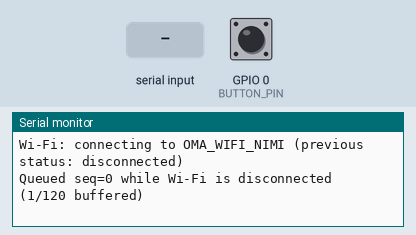
Recording of a sketch running on a simulated ESP8266 (NodeMCU). Shown: the last lines printed to the serial monitor. The inputs (shaded band) are chosen by the test bench; at power-on: GPIO 0 (BUTTON_PIN) HIGH. WiFi joins after 1.5 s; servers stay silent unless stated; uploads are accepted with an empty reply.

Above: at 1.5 s.
1.6 s: GPIO 0 (BUTTON_PIN) pulled LOW for 0.15 s
At 1.76 s:
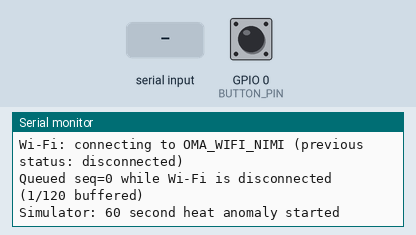
3.3 s: "a" received over Serial
At 4.3 s:
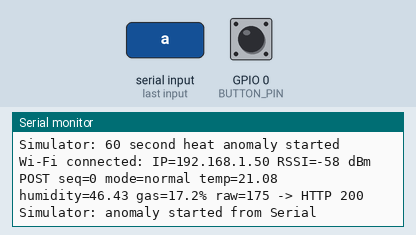
4.8 s: "g" received over Serial
At 5.4 s:
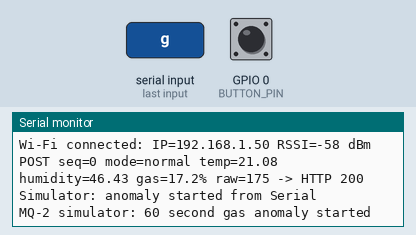
7.8 s: "j" received over Serial
At 8.8 s:
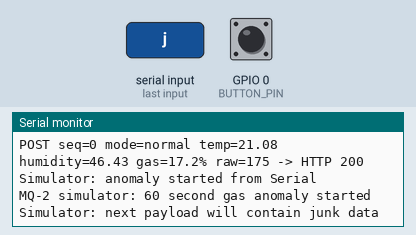
10.8 s: "n" received over Serial
At 11.2 s:
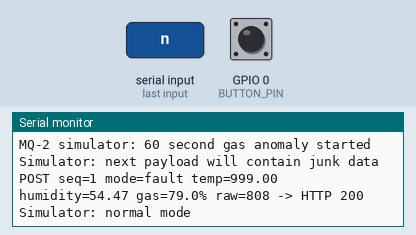

The sketch:

ruumiandur.ino
```cpp
#if defined(ESP8266)
  #include <ESP8266WiFi.h>
  #include <ESP8266HTTPClient.h>
  #include <osapi.h>
#elif defined(ESP32)
  #include <WiFi.h>
  #include <HTTPClient.h>
  #include <esp_system.h>
#else
  #error "This sketch supports ESP8266 and ESP32 boards. Select the correct board in Arduino IDE."
#endif
#include <math.h>

#include "secrets.h"

// ESP8266 NodeMCU FLASH and classic ESP32 BOOT buttons normally use GPIO0.
// Change this if your development board maps its button elsewhere.
constexpr uint8_t BUTTON_PIN = 0;
constexpr uint32_t SAMPLE_INTERVAL_MS = 10000;
constexpr uint32_t ANOMALY_DURATION_MS = 60000;
constexpr uint32_t WIFI_RETRY_MS = 15000;
constexpr uint32_t UPLOAD_RETRY_MS = 5000;
constexpr size_t MEASUREMENT_QUEUE_CAPACITY = 120;

struct BufferedMeasurement {
  uint32_t sequence;
  uint32_t measuredUptimeMs;
  float temperature;
  float humidity;
  uint16_t gasRaw;
  float gasLevelPct;
  char mode[8];
};

enum class SendResult : uint8_t {
  accepted,
  retry,
  rejected,
};

char bootId[9];
uint32_t sequenceNumber = 0;
uint32_t lastSampleAt = 0;
uint32_t lastWifiAttemptAt = 0;
uint32_t lastUploadAttemptAt = 0;
uint32_t anomalyStartedAt = 0;
uint32_t gasAnomalyStartedAt = 0;
BufferedMeasurement measurementQueue[MEASUREMENT_QUEUE_CAPACITY];
size_t queueHead = 0;
size_t queueCount = 0;
bool anomalyActive = false;
bool gasAnomalyActive = false;
bool junkNext = false;
bool previousButtonState = HIGH;
bool wifiAttemptStarted = false;
bool wifiWasConnected = false;
bool uploadBackoffActive = false;

uint32_t platformRandom() {
#if defined(ESP8266)
  return static_cast<uint32_t>(os_random());
#else
  return esp_random();
#endif
}

const char* wifiStatusName(int status) {
  switch (status) {
    case WL_IDLE_STATUS: return "connecting";
    case WL_NO_SSID_AVAIL: return "SSID not found";
    case WL_CONNECTED: return "connected";
    case WL_CONNECT_FAILED: return "connection failed";
    case WL_CONNECTION_LOST: return "connection lost";
    case WL_WRONG_PASSWORD: return "wrong password";
    case WL_DISCONNECTED: return "disconnected";
    default: return "unknown";
  }
}

void connectWifi() {
  const int status = WiFi.status();
  if (status == WL_CONNECTED) {
    if (!wifiWasConnected) {
      wifiWasConnected = true;
      Serial.printf(
        "Wi-Fi connected: IP=%s RSSI=%d dBm\n",
        WiFi.localIP().toString().c_str(),
        WiFi.RSSI()
      );
    }
    return;
  }

  if (wifiWasConnected) {
    wifiWasConnected = false;
    Serial.printf("Wi-Fi lost: %s\n", wifiStatusName(status));
  }

  const uint32_t now = millis();
  if (wifiAttemptStarted && now - lastWifiAttemptAt < WIFI_RETRY_MS) return;
  wifiAttemptStarted = true;
  lastWifiAttemptAt = now;

  Serial.printf("Wi-Fi: connecting to %s (previous status: %s)\n", WIFI_SSID, wifiStatusName(status));
  WiFi.mode(WIFI_STA);
#if defined(ESP8266)
  WiFi.persistent(false);
  WiFi.setAutoReconnect(true);
#endif
  WiFi.begin(WIFI_SSID, WIFI_PASSWORD);
}

bool isAnomalyActive(uint32_t now) {
  if (anomalyActive && now - anomalyStartedAt >= ANOMALY_DURATION_MS) {
    anomalyActive = false;
    Serial.println("Simulator: anomaly ended");
  }
  return anomalyActive;
}

bool isGasAnomalyActive(uint32_t now) {
  if (gasAnomalyActive && now - gasAnomalyStartedAt >= ANOMALY_DURATION_MS) {
    gasAnomalyActive = false;
    Serial.println("MQ-2 simulator: gas anomaly ended");
  }
  return gasAnomalyActive;
}

float noise(float amplitude) {
  const int32_t value = static_cast<int32_t>(platformRandom() % 2001) - 1000;
  return (static_cast<float>(value) / 1000.0f) * amplitude;
}

void simulateMeasurement(
  uint32_t now,
  float& temperature,
  float& humidity,
  uint16_t& gasRaw,
  float& gasLevelPct,
  const char*& mode
) {
  const float phase = (static_cast<float>(now % 600000UL) / 600000.0f) * 2.0f * PI;
  temperature = 21.2f + 0.45f * sinf(phase) + noise(0.12f);
  humidity = 45.0f + 2.0f * sinf(phase + 1.3f) + noise(0.5f);
  gasLevelPct = 16.0f + 2.5f * sinf(phase + 2.1f) + noise(1.0f);
  mode = "normal";

  if (isAnomalyActive(now)) {
    // A plausible heat event: still physically valid, but outside the configured comfort band.
    temperature += 6.3f;
    humidity += 8.0f;
    mode = "anomaly";
  }

  if (isGasAnomalyActive(now)) {
    // Relative MQ-2 signal only. It is intentionally not presented as calibrated ppm.
    gasLevelPct = 82.0f + noise(3.0f);
    mode = "anomaly";
  }

  gasLevelPct = constrain(gasLevelPct, 0.0f, 100.0f);
  gasRaw = static_cast<uint16_t>(lroundf((gasLevelPct / 100.0f) * 1023.0f));

  if (junkNext) {
    // Intentionally impossible for the selected payload contract. The service must reject it.
    temperature = 999.0f;
    mode = "fault";
    junkNext = false;
  }
}

void enqueueMeasurement(
  uint32_t measuredUptimeMs,
  float temperature,
  float humidity,
  uint16_t gasRaw,
  float gasLevelPct,
  const char* mode
) {
  if (queueCount == MEASUREMENT_QUEUE_CAPACITY) {
    Serial.printf(
      "Queue full: dropping oldest measurement seq=%lu\n",
      static_cast<unsigned long>(measurementQueue[queueHead].sequence)
    );
    queueHead = (queueHead + 1) % MEASUREMENT_QUEUE_CAPACITY;
    queueCount--;
  }

  BufferedMeasurement& measurement =
    measurementQueue[(queueHead + queueCount) % MEASUREMENT_QUEUE_CAPACITY];
  measurement.sequence = sequenceNumber++;
  measurement.measuredUptimeMs = measuredUptimeMs;
  measurement.temperature = temperature;
  measurement.humidity = humidity;
  measurement.gasRaw = gasRaw;
  measurement.gasLevelPct = gasLevelPct;
  snprintf(measurement.mode, sizeof(measurement.mode), "%s", mode);
  queueCount++;

  if (WiFi.status() != WL_CONNECTED) {
    Serial.printf(
      "Queued seq=%lu while Wi-Fi is %s (%u/%u buffered)\n",
      static_cast<unsigned long>(measurement.sequence),
      wifiStatusName(WiFi.status()),
      static_cast<unsigned int>(queueCount),
      static_cast<unsigned int>(MEASUREMENT_QUEUE_CAPACITY)
    );
  }
}

SendResult sendMeasurement(const BufferedMeasurement& measurement) {
  const uint32_t sentUptimeMs = millis();
  char payload[512];
  snprintf(
    payload,
    sizeof(payload),
    "{\"device_id\":\"esp8266-bedroom-1\",\"boot_id\":\"%s\","
    "\"seq\":%lu,\"uptime_ms\":%lu,\"sent_uptime_ms\":%lu,"
    "\"temperature_c\":%.2f,\"humidity_pct\":%.2f,"
    "\"gas_raw\":%u,\"gas_level_pct\":%.2f,\"gas_source\":\"simulated\","
    "\"gas_warmup\":false,\"simulated\":true,\"mode\":\"%s\"}",
    bootId,
    static_cast<unsigned long>(measurement.sequence),
    static_cast<unsigned long>(measurement.measuredUptimeMs),
    static_cast<unsigned long>(sentUptimeMs),
    measurement.temperature,
    measurement.humidity,
    static_cast<unsigned int>(measurement.gasRaw),
    measurement.gasLevelPct,
    measurement.mode
  );

  WiFiClient client;
  HTTPClient http;
#if defined(ESP32)
  http.setConnectTimeout(3000);
#endif
  http.setTimeout(5000);
  if (!http.begin(client, API_URL)) {
    Serial.println("Send failed: invalid API URL");
    return SendResult::retry;
  }
  http.addHeader("Content-Type", "application/json");
  const int responseCode = http.POST(reinterpret_cast<uint8_t*>(payload), strlen(payload));
  const String responseBody = responseCode > 0 ? http.getString() : http.errorToString(responseCode);

  Serial.printf(
    "POST seq=%lu mode=%s temp=%.2f humidity=%.2f gas=%.1f%% raw=%u -> HTTP %d %s\n",
    static_cast<unsigned long>(measurement.sequence),
    measurement.mode,
    measurement.temperature,
    measurement.humidity,
    measurement.gasLevelPct,
    static_cast<unsigned int>(measurement.gasRaw),
    responseCode,
    responseBody.c_str()
  );
  http.end();
  if (responseCode >= 200 && responseCode < 300) return SendResult::accepted;
  if (responseCode == 408 || responseCode == 429) return SendResult::retry;
  if (responseCode >= 400 && responseCode < 500) return SendResult::rejected;
  return SendResult::retry;
}

void flushMeasurementQueue(uint32_t now) {
  if (queueCount == 0 || WiFi.status() != WL_CONNECTED) return;
  if (uploadBackoffActive && now - lastUploadAttemptAt < UPLOAD_RETRY_MS) return;

  lastUploadAttemptAt = now;
  const SendResult result = sendMeasurement(measurementQueue[queueHead]);
  if (result == SendResult::retry) {
    uploadBackoffActive = true;
    return;
  }

  uploadBackoffActive = false;
  if (result == SendResult::rejected) {
    Serial.printf(
      "Dropping permanently rejected measurement seq=%lu\n",
      static_cast<unsigned long>(measurementQueue[queueHead].sequence)
    );
  }
  queueHead = (queueHead + 1) % MEASUREMENT_QUEUE_CAPACITY;
  queueCount--;
}

void handleButton(uint32_t now) {
  const bool currentState = digitalRead(BUTTON_PIN);
  if (previousButtonState == HIGH && currentState == LOW) {
    anomalyActive = true;
    anomalyStartedAt = now;
    Serial.println("Simulator: 60 second heat anomaly started");
  }
  previousButtonState = currentState;
}

void handleSerial(uint32_t now) {
  if (!Serial.available()) return;
  const char command = static_cast<char>(Serial.read());
  if (command == 'a') {
    anomalyActive = true;
    anomalyStartedAt = now;
    Serial.println("Simulator: anomaly started from Serial");
  } else if (command == 'g') {
    gasAnomalyActive = true;
    gasAnomalyStartedAt = now;
    Serial.println("MQ-2 simulator: 60 second gas anomaly started");
  } else if (command == 'j') {
    junkNext = true;
    Serial.println("Simulator: next payload will contain junk data");
  } else if (command == 'n') {
    anomalyActive = false;
    gasAnomalyActive = false;
    Serial.println("Simulator: normal mode");
  }
}

void setup() {
  Serial.begin(115200);
  delay(300);
  pinMode(BUTTON_PIN, INPUT_PULLUP);
  snprintf(bootId, sizeof(bootId), "%08lx", static_cast<unsigned long>(platformRandom()));
  Serial.printf("Ruumiandur boot_id=%s\n", bootId);
  Serial.println("Commands: a=heat anomaly, g=MQ-2 gas anomaly, j=junk payload, n=normal");
  connectWifi();
  lastSampleAt = millis() - SAMPLE_INTERVAL_MS;
}

void loop() {
  const uint32_t now = millis();
  connectWifi();
  handleButton(now);
  handleSerial(now);

  if (now - lastSampleAt >= SAMPLE_INTERVAL_MS) {
    lastSampleAt = now;
    float temperature = 0.0f;
    float humidity = 0.0f;
    uint16_t gasRaw = 0;
    float gasLevelPct = 0.0f;
    const char* mode = "normal";
    simulateMeasurement(now, temperature, humidity, gasRaw, gasLevelPct, mode);
    enqueueMeasurement(now, temperature, humidity, gasRaw, gasLevelPct, mode);
  }

  flushMeasurementQueue(now);

  delay(10);
}
```

secrets.example.h
```cpp
#pragma once

// Kopeeri see fail nimega secrets.h ja asenda näidisväärtused.
// AI seadistused jäävad projekti juurkausta .env-faili ja neid ei kirjutata seadmesse.
const char* WIFI_SSID = "OMA_WIFI_NIMI";
const char* WIFI_PASSWORD = "OMA_WIFI_PAROOL";

// Kasuta sülearvuti LAN-i IPv4-aadressi, mitte localhosti. Näide: http://192.168.1.42:8000/api/readings
const char* API_URL = "http://192.168.1.42:8000/api/readings";
```

Measured:
- after the input at 1.6 s, the serial monitor: prints a new line at once (image 1)
- after the input at 3.3 s, the serial monitor: prints a new line at once (image 2)
- after the input at 4.8 s, the serial monitor: prints a new line at once (image 3)
- after the input at 7.8 s, the serial monitor: prints a new line at once (image 4)
- after the input at 10.8 s, the serial monitor: prints a new line at once (image 5)
